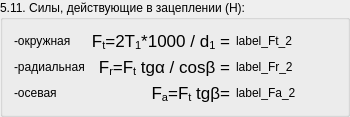
        <widget class="QGroupBox" name="groupBox_55">
         <property name="title">
          <string>5.11. Силы, действующие в зацеплении (H):</string>
         </property>
         <layout class="QGridLayout" name="gridLayout_171">
          <item row="0" column="0">
           <widget class="QLabel" name="label_611">
            <property name="text">
             <string>-окружная</string>
            </property>
           </widget>
          </item>
          <item row="1" column="0">
           <widget class="QLabel" name="label_612">
            <property name="text">
             <string>-радиальная</string>
            </property>
           </widget>
          </item>
          <item row="2" column="0">
           <widget class="QLabel" name="label_613">
            <property name="text">
             <string>-осевая</string>
            </property>
           </widget>
          </item>
          <item row="0" column="3">
           <spacer name="horizontalSpacer_178">
            <property name="orientation">
             <enum>Qt::Horizontal</enum>
            </property>
            <property name="sizeHint" stdset="0">
             <size>
              <width>40</width>
              <height>20</height>
             </size>
            </property>
           </spacer>
          </item>
          <item row="0" column="1">
           <widget class="QLabel" name="label_614">
            <property name="text">
             <string>&lt;!DOCTYPE HTML PUBLIC &quot;-//W3C//DTD HTML 4.0//EN&quot; &quot;http://www.w3.org/TR/REC-html40/strict.dtd&quot;&gt;
&lt;html&gt;&lt;head&gt;&lt;meta name=&quot;qrichtext&quot; content=&quot;1&quot; /&gt;&lt;style type=&quot;text/css&quot;&gt;
p, li { white-space: pre-wrap; }
&lt;/style&gt;&lt;/head&gt;&lt;body style=&quot; font-family:'Lucida Grande'; font-size:13pt; font-weight:400; font-style:normal;&quot;&gt;
&lt;p align=&quot;right&quot; style=&quot; margin-top:0px; margin-bottom:0px; margin-left:0px; margin-right:0px; -qt-block-indent:0; text-indent:0px;&quot;&gt;F&lt;span style=&quot; vertical-align:sub;&quot;&gt;t&lt;/span&gt;=2Т&lt;span style=&quot; vertical-align:sub;&quot;&gt;1&lt;/span&gt;*1000 / d&lt;span style=&quot; vertical-align:sub;&quot;&gt;1&lt;/span&gt; =&lt;/p&gt;&lt;/body&gt;&lt;/html&gt;</string>
            </property>
           </widget>
          </item>
          <item row="1" column="1">
           <widget class="QLabel" name="label_615">
            <property name="text">
             <string>&lt;!DOCTYPE HTML PUBLIC &quot;-//W3C//DTD HTML 4.0//EN&quot; &quot;http://www.w3.org/TR/REC-html40/strict.dtd&quot;&gt;
&lt;html&gt;&lt;head&gt;&lt;meta name=&quot;qrichtext&quot; content=&quot;1&quot; /&gt;&lt;style type=&quot;text/css&quot;&gt;
p, li { white-space: pre-wrap; }
&lt;/style&gt;&lt;/head&gt;&lt;body style=&quot; font-family:'Lucida Grande'; font-size:13pt; font-weight:400; font-style:normal;&quot;&gt;
&lt;p align=&quot;right&quot; style=&quot; margin-top:0px; margin-bottom:0px; margin-left:0px; margin-right:0px; -qt-block-indent:0; text-indent:0px;&quot;&gt;F&lt;span style=&quot; vertical-align:sub;&quot;&gt;r&lt;/span&gt;=F&lt;span style=&quot; vertical-align:sub;&quot;&gt;t&lt;/span&gt; tgα / cosβ =&lt;/p&gt;&lt;/body&gt;&lt;/html&gt;</string>
            </property>
           </widget>
          </item>
          <item row="2" column="1">
           <widget class="QLabel" name="label_616">
            <property name="text">
             <string>&lt;!DOCTYPE HTML PUBLIC &quot;-//W3C//DTD HTML 4.0//EN&quot; &quot;http://www.w3.org/TR/REC-html40/strict.dtd&quot;&gt;
&lt;html&gt;&lt;head&gt;&lt;meta name=&quot;qrichtext&quot; content=&quot;1&quot; /&gt;&lt;style type=&quot;text/css&quot;&gt;
p, li { white-space: pre-wrap; }
&lt;/style&gt;&lt;/head&gt;&lt;body style=&quot; font-family:'Lucida Grande'; font-size:13pt; font-weight:400; font-style:normal;&quot;&gt;
&lt;p align=&quot;right&quot; style=&quot; margin-top:0px; margin-bottom:0px; margin-left:0px; margin-right:0px; -qt-block-indent:0; text-indent:0px;&quot;&gt;F&lt;span style=&quot; vertical-align:sub;&quot;&gt;a&lt;/span&gt;=F&lt;span style=&quot; vertical-align:sub;&quot;&gt;t&lt;/span&gt; tgβ=&lt;/p&gt;&lt;/body&gt;&lt;/html&gt;</string>
            </property>
           </widget>
          </item>
          <item row="0" column="2">
           <widget class="QLabel" name="label_Ft_3">
            <property name="text">
             <string>label_Ft_2</string>
            </property>
           </widget>
          </item>
          <item row="1" column="2">
           <widget class="QLabel" name="label_Fr_3">
            <property name="text">
             <string>label_Fr_2</string>
            </property>
           </widget>
          </item>
          <item row="2" column="2">
           <widget class="QLabel" name="label_Fa_3">
            <property name="text">
             <string>label_Fa_2</string>
            </property>
           </widget>
          </item>
         </layout>
        </widget>
